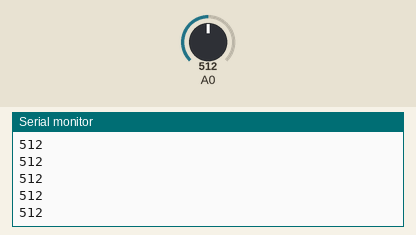
This sketch was run on a simulated Arduino Uno, built with avr-gcc and run on an emulated ATmega328P. Shown: the last lines printed to the serial monitor. Inputs (shaded band) come from the test bench; at power-on: A0 = 512.

Above: at 1.2 s.
1.3 s: A0 set to 716
At 1.56 s:
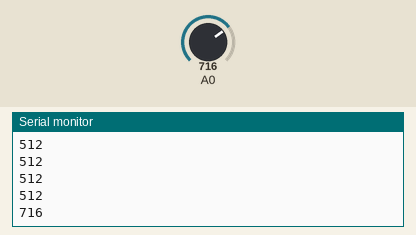
2.8 s: A0 set to 900
At 2.96 s:
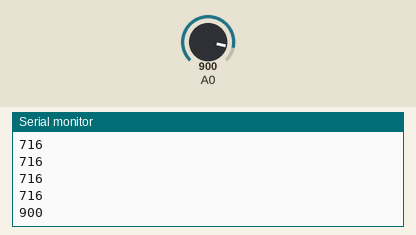
Timing chart, 0 to 5.8 s (numbered marks = the images above; inputs shaded):
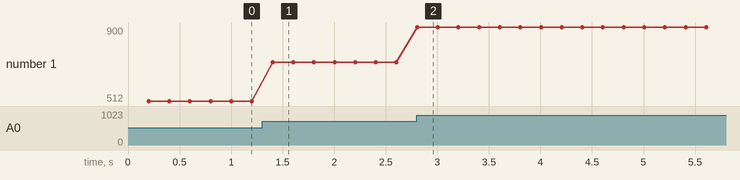

Measured:
- after the input at 1.3 s, the serial monitor: prints a new line after 0.10 s (image 1)
- after the input at 2.8 s, the serial monitor: prints a new line at once (image 2)
- plotted number 1: 512 → 716 after the input at 1.3 s, 716 → 900 after the input at 2.8 s

The sketch:

lab6.ino
```cpp
void setup() {
  Serial.begin(19200);
}

void loop() {
  delay(200);
  Serial.println(analogRead(14));


}
```
